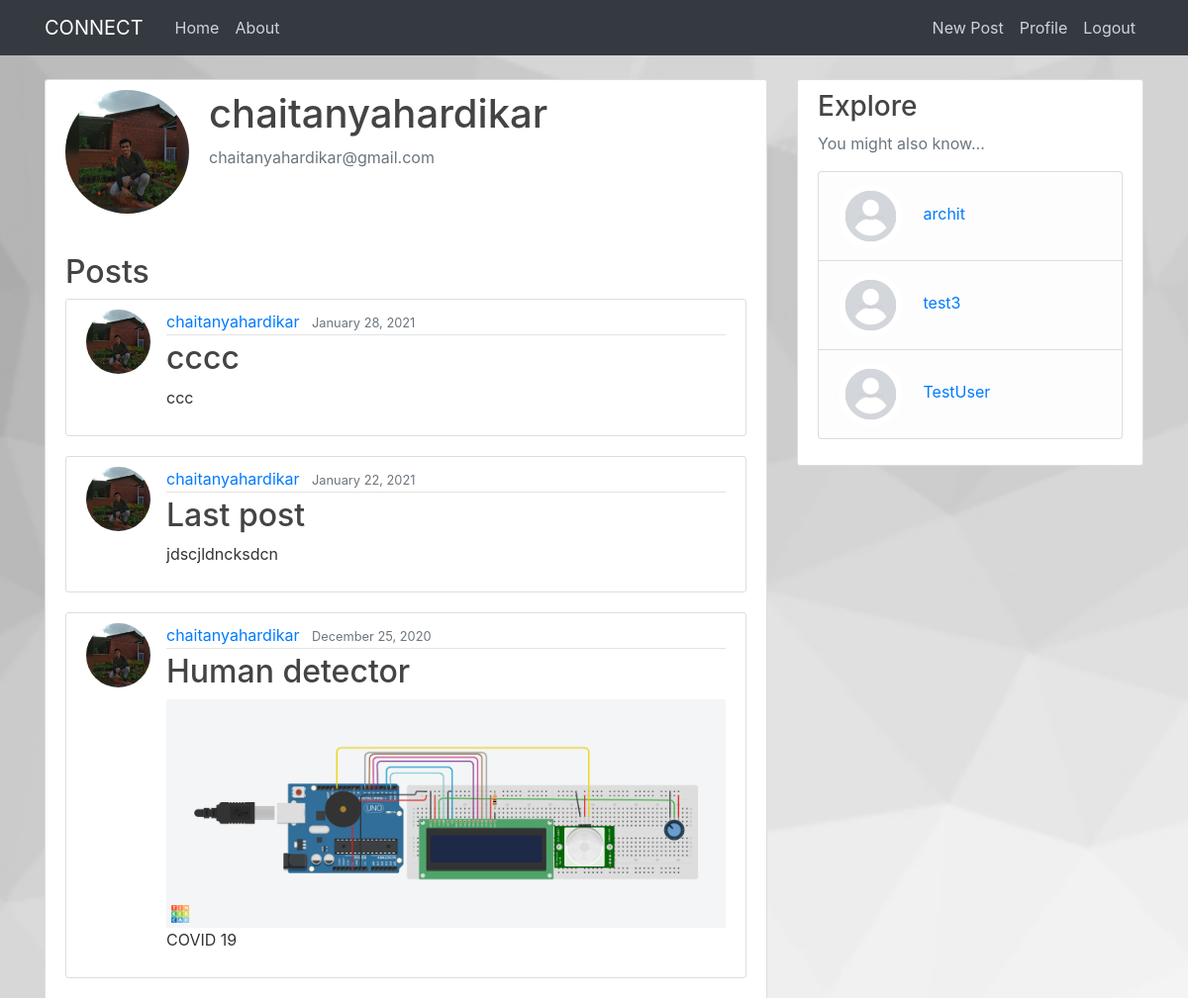
/profile/1 (signed in, upper part), run on an earlier commit of the app's database.
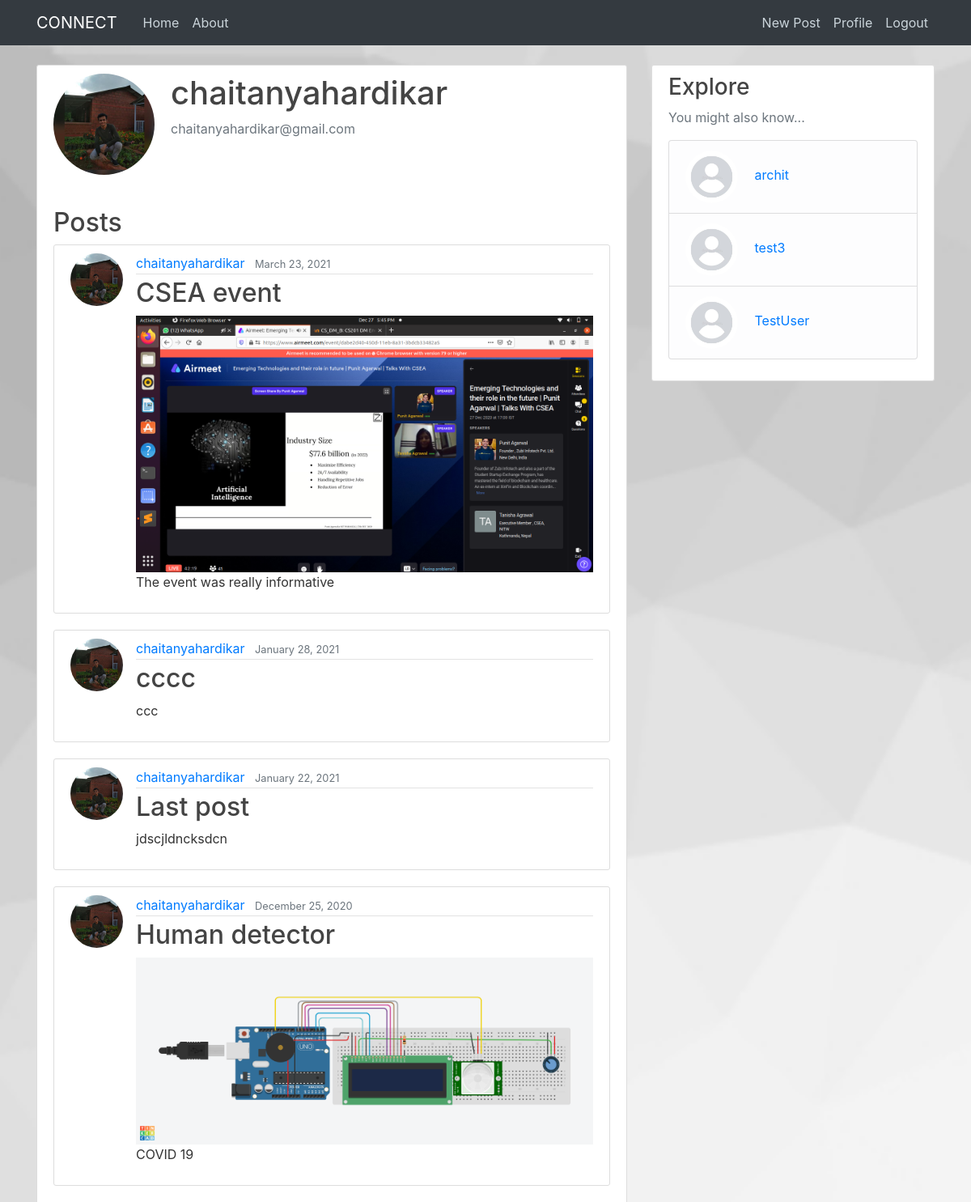
And on a later commit of the database.
### users/models.py (models this page shows, shortened)
class Profile(models.Model):
	user = models.OneToOneField(User, on_delete=models.CASCADE)
	image = models.ImageField(default='default.jpg', upload_to='profile_pics')

### blog/models.py (models this page shows, shortened)
class Post(models.Model):
	title = models.CharField(max_length=100)
	content = models.TextField()
	date_posted = models.DateTimeField(default=timezone.now)
	author = models.ForeignKey(User, on_delete=models.CASCADE)
	image = models.ImageField(upload_to='uploads', blank=True)

### users/views.py (the view)
# urls.py: path('profile/<int:pk>', user_views.profile, name='profile'),
@login_required
def profile(request, pk):
	if(request.method == 'POST'):
		u_form = UserUpdateForm(request.POST, instance=request.user)
		p_form = ProfileUpdateForm(request.POST, request.FILES, instance=request.user.profile)
		if u_form.is_valid() and p_form.is_valid():
			u_form.save()
			p_form.save()
			messages.success(request, f'Your account has been updated!')
			return redirect('profile', request.user.id)
	else:
		u_form = UserUpdateForm(instance=request.user)
		p_form = ProfileUpdateForm(instance=request.user.profile)
	user = request.user
	profileuser = User.objects.get(pk=pk)
	user_posts = Post.objects.filter(author=profileuser).order_by('-date_posted')
	context = {
		'u_form': u_form,
		'p_form': p_form,
		'user_posts' : user_posts,
		'user' : user,
		'profileuser' : profileuser,
		'randusers' : User.objects.order_by('?')[:4]
	}
	return render(request, 'users/profile.html', context)

### users/templates/users/profile.html (shortened to what this page needs)
{% extends "blog/base.html" %}
{% load crispy_forms_tags %}
{% block content %}
    <div class="content-section">
	  <div class="media">
	    <img class="rounded-circle account-img" src="{{ profileuser.profile.image.url }}">
	    <div class="media-body">
	      <h2 class="account-heading">{{ profileuser.username }}</h2>
	      <p class="text-secondary">{{ profileuser.email }}</p>
	    </div>
	  </div>
        <br>
        <h2 align="justify">Posts</h2>
        {% for post in user_posts %}
        <article class="media content-section">
          <img class="rounded-circle article-img" src="{{ post.author.profile.image.url }}">
          <div class="media-body">
            <div class="article-metadata">
              <a class="mr-2" href="{% url 'profile' post.author.id %}">{{ post.author }}</a>
              <small class="text-muted">{{ post.date_posted|date:"F d, Y" }}</small>
            </div>
            <h2><a class="article-title" href="{% url 'post-detail' post.id %}">{{ post.title }}</a></h2>
        {% if post.image %}
          <img style="width:100%; height:auto;" src="{{ post.image.url }}">
        {% endif %}
            <p class="article-content">{{ post.content }}</p>
          </div>
        </article>
        {% endfor %}
	</div>
{% endblock content %}

### blog/templates/blog/base.html (shortened to what this page needs)
{% load static %}
<!DOCTYPE html>
<html>
<head>
    <link rel="stylesheet" href="https://cdn.jsdelivr.net/npm/bootstrap@4.5.3/dist/css/bootstrap.min.css">
    <link rel="stylesheet" type="text/css" href="{% static 'blog/main.css' %}">
</head>
<body>
	<header class="site-header">
	  <nav class="navbar navbar-expand-md navbar-dark bg-dark fixed-top">
	    <div class="container">
	      <a class="navbar-brand mr-4" href="{% url 'blog-home' %}">CONNECT</a>
	      <div class="collapse navbar-collapse" id="navbarToggle">
	        <div class="navbar-nav mr-auto">
	          <a class="nav-item nav-link" href="{% url 'blog-home' %}">Home</a>
	          <a class="nav-item nav-link" href="{% url 'blog-about' %}">About</a>
	        </div>
	        <div class="navbar-nav">
	        	{% if user.is_authenticated %}
	        		<a class="nav-item nav-link" href="{% url 'post-create' %}">New Post</a>
	        		<a class="nav-item nav-link" href="{% url 'profile' user.id %}">Profile</a>
	        		<a class="nav-item nav-link" href="{% url 'logout' %}">Logout</a>
	        	{% else %}
		          	<a class="nav-item nav-link" href="{% url 'login' %}">Login</a>
		          	<a class="nav-item nav-link" href="{% url 'register' %}">Register</a>
		        {% endif %}
	        </div>
	      </div>
	    </div>
	  </nav>
	</header>
	<main role="main" class="container">
	  <div class="row">
	    <div class="col-md-8">
	      {% block content %}{% endblock %}
	    </div>
	    {% if user.is_authenticated %}
	    <div class="col-md-4">
	      <div class="content-section">
	        <h3>Explore</h3>
	        <p class='text-muted'>You might also know...
	          <ul class="list-group">
	          	{% for u in randusers %}
	          	{% ifnotequal user u %}
	            <li class="list-group-item list-group-item-light">
			  		<img class="rounded-circle article-img" src="{{ u.profile.image.url }}">
			      <a class="mr-2" href="{% url 'profile' u.id %}">{{ u.username }}</a>
	            </li>
	            {% endifnotequal %}
	            {% endfor %}
	          </ul>
	        </p>
	      </div>
	    </div>
	    {% endif %}
	  </div>
	</main>
</body>
</html>

### blog/static/blog/main.css (style rules this page uses)
body { background: #fafafa; color: #333333; margin-top: 5rem; background: url("/static/blog/bg3.jpeg") no-repeat; background-size: cover; background-position: center; }
h1, h2, h3, h4, h5, h6 { color: #444444; }
ul { margin: 0; }
.site-header .navbar-nav .nav-link { color: #cbd5db; }
.content-section { background: #ffffff; padding: 10px 20px; border: 1px solid #dddddd; border-radius: 3px; margin-bottom: 20px; }
.article-title { color: #444444; }
.article-content { white-space: pre-line; }
.article-img { height: 65px; width: 65px; margin-right: 16px; }
.article-metadata { padding-bottom: 1px; margin-bottom: 4px; border-bottom: 1px solid #e3e3e3 }
.account-img { height: 125px; width: 125px; margin-right: 20px; margin-bottom: 16px; }
.account-heading { font-size: 2.5rem; }

What changed in the data, as far as the page shows it:
added Post: author.profile.image (picture), author "chaitanyahardikar", date_posted "March 23, 2021", title "CSEA event", image (picture), content "The event was really informative"
